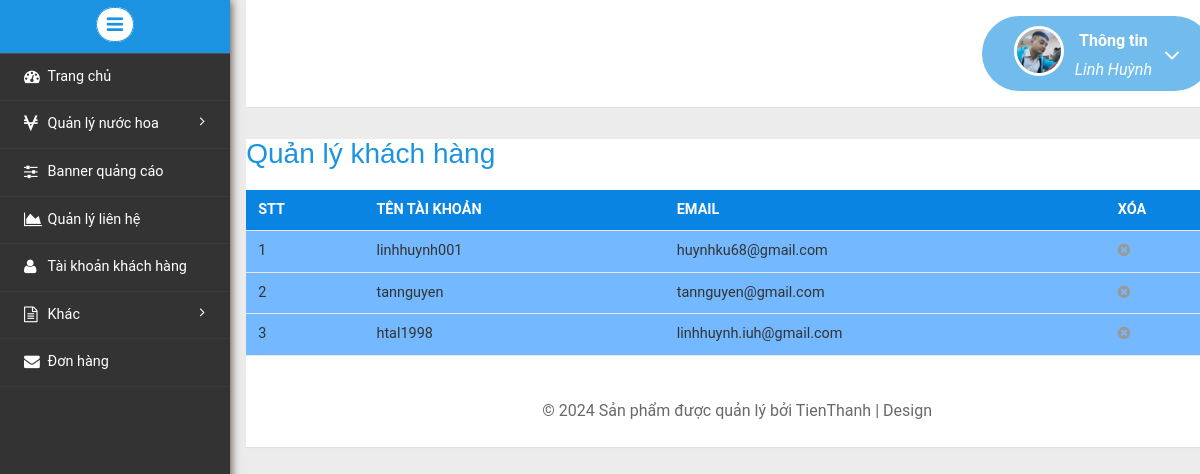
The page /dashboard/quanlykhachhang.php (signed in) on the database its author committed.
### tables this page shows
CREATE TABLE `tbl_nhanvien` (
  `IDNhanVien` int(11) NOT NULL,
  `TenNhanVien` varchar(200) NOT NULL,
  `EmailNhanVien` varchar(255) NOT NULL,
  `MatKhau` varchar(100) NOT NULL,
  `AnhDaiDien` varchar(255) NOT NULL,
  `TrangThai` int(11) DEFAULT '1'
);

CREATE TABLE `tbl_khachhang` (
  `IDKhachHang` int(11) NOT NULL,
  `TenTaiKhoan` varchar(255) NOT NULL,
  `Email` varchar(255) NOT NULL,
  `MatKhau` varchar(255) NOT NULL,
  `Status` int(11) NOT NULL DEFAULT '1'
);

### database/database.php (called while the page is built, shortened)
<?php
    Class Database extends PDO{
    public $host   = DB_HOST;
    public $user   = DB_USER;
    public $pass   = DB_PASS;
    public $dbname = DB_NAME;
    public $link;
    private function connectDB(){
    $this->link = new mysqli($this->host, $this->user, $this->pass,
        $this->dbname);
    $this->link->set_charset("utf8");
    }
    public function select($query){
    $result = $this->link->query($query) or
    die($this->link->error.__LINE__);
    if($result->num_rows > 0){
        return $result;
    } else {
        return false;
    }
    }
}

### database/session.php (called while the page is built, shortened)
<?php
class Session{
 public static function get($key){
    if (isset($_SESSION[$key])) {
     return $_SESSION[$key];
    } else {
     return false;
    }
 }
}
?>

### controler/AdminNhanVien.php (called while the page is built, shortened)
<?php
    $filepath = realpath(dirname(__FILE__));
    include_once $filepath."/../database/database.php";
    include_once $filepath."/../database/session.php";
?>
<?php
    Class AdminNhanVien
    {
        private $db;
        public function __construct()
        {
            $this->db = new Database();
        }
        public function ShowNhanVien($IDNhanVien){
            $query = "SELECT * FROM tbl_nhanvien WHERE IDNhanVien = '$IDNhanVien' LIMIT 1";
            $result = $this->db->select($query);
            return $result;
        }
    }
?>

### controler/QuanLyKhachHang.php (called while the page is built, shortened)
<?php
    $filepath = realpath(dirname(__FILE__));
    include_once $filepath."/../database/database.php";
    include_once $filepath."/../database/session.php";
?>
<?php
    Class QuanLyKhachHang
    {
        private $db;
        public function __construct()
        {
            $this->db = new Database();
        }
        public function ShowClient(){
            $query = "SELECT * FROM tbl_khachhang ORDER BY IDKhachHang DESC";
            $result = $this->db->select($query);
            return $result;
        }
    }
?>

### dashboard/quanlykhachhang.php (the view, shortened to what this page needs)
<?php
	include "include/header.php"
?>
<div class="agile-tables">
	<div class="w3l-table-info">
		<h2>Quản lý khách hàng</h2>
		<table id="table">
			<thead>
				<tr>
					<th>Stt</th>
					<th>Tên tài khoản</th>
					<th>Email</th>
					<th>Xóa</th>
				</tr>
			</thead>
			<tbody>
				<?php
					$ShowLienHe = $Checkkhachang->ShowClient();
					if($ShowLienHe){
						$i = 0;
						while($RowLienHe = $ShowLienHe->fetch_assoc()){
							$i++;
						?>
						<tr class="danger" id="<?=$RowLienHe['IDKhachHang'];?>">
							<td><?=$i;?></td>
							<td><?=$RowLienHe['TenTaiKhoan'];?></td>
							<td><?=$RowLienHe['Email'];?></td>
							<td><a class="agile-icon delete_lienhe" href="#" data-id="<?=$RowLienHe['IDKhachHang'];?>" data-toggle="modal" data-target="#myModal1">
							<i class="fa fa-times-circle"></i></a></td>
						</tr>
						<?php
						}
					}
				?>
			</tbody>
		</table>
	</div>
<?php include "include/footer.php"; ?>

### dashboard/include/header.php (shortened to what this page needs)
<?php
    $filepath = realpath(dirname(__FILE__));
    include_once $filepath."/../../controler/AdminNhanVien.php";
    include_once $filepath."../../controler/QuanLyTheLoai.php";
    include_once $filepath."../../controler/QuanLyThuongHieu.php";
    include_once $filepath."../../controler/QuanLySanPham.php";
    include_once $filepath."../../controler/QuanLyKhachHang.php";
    $Check = new AdminNhanVien();
    $Checkkhachang = new QuanLyKhachHang();
    include_once $filepath."/../database/session.php";
?>
<!DOCTYPE HTML>
<html>
<head>
    <link href="thuvien/css/bootstrap.min.css" rel='stylesheet' type='text/css' />
    <link href="thuvien/css/style.css" rel='stylesheet' type='text/css' />
    <link rel="stylesheet" href="thuvien/css/morris.css" type="text/css" />
    <link href="thuvien/css/font-awesome.css" rel="stylesheet">
    <link rel="stylesheet" href="thuvien/css/icon-font.min.css" type='text/css' />
    <link href="../css/animation.css" rel='stylesheet' type='text/css' />
    <link rel="stylesheet" type="text/css" href="thuvien/css/table-style.css" />
    <link rel="stylesheet" type="text/css" href="thuvien/css/basictable.css" />
</head>
<body>
    <div class="page-container">
        <div class="left-content">
            <div class="mother-grid-inner">
                <div class="header-main">
                    <div class="profile_details w3l">
                        <ul>
                            <?php
                                $IDNhanVien = Session::get("IDNhanVien");
                                $ShowNhanVien = $Check->ShowNhanVien($IDNhanVien);
                                if($ShowNhanVien){
                                    while($RowNhanVien = $ShowNhanVien->fetch_assoc()){
                                    ?>
                                    <li class="dropdown profile_details_drop">
                                        <a href="#" class="dropdown-toggle" data-toggle="dropdown" aria-expanded="false">
                                        <div class="profile_img">
                                                <span class="prfil-img"><img src="../images/<?=$RowNhanVien['AnhDaiDien']?>" alt=""> </span>
                                                <div class="user-name">
                                                    <p>Thông tin</p>
                                                    <span><?=$RowNhanVien['TenNhanVien']?></span>
                                                </div>
                                                <i class="fa fa-angle-down"></i>
                                                <div class="clearfix"></div>
                                            </div>
                                        </a>
                                    </li>
                                    <?php
                                    }
                                }
                            ?>
                        </ul>
                    </div>
                    <div class="clearfix"> </div>
                </div>

### dashboard/thuvien/css/table-style.css (style rules this page uses)
table { background: white; border-collapse: collapse; margin: 1.25em 0 0; width: 100%; }
table tr, table th, table td { border: none; border-bottom: 1px solid #e8e8e8; font-size: .95em; }
table th, table td { padding: 10px 12px; text-align: left; }
table th { background: #0984e3; color: #fff; text-transform: uppercase; }
.danger { background-color: #74b9ff; }
table { width: 100%; }

### rows shown on the page
tbl_nhanvien: AnhDaiDien (picture), TenNhanVien "Linh Huỳnh"
tbl_khachhang: TenTaiKhoan "linhhuynh001", Email "huynhku68@gmail.com"
tbl_khachhang: TenTaiKhoan "tannguyen", Email "tannguyen@gmail.com"
tbl_khachhang: TenTaiKhoan "htal1998", Email "linhhuynh.iuh@gmail.com"
